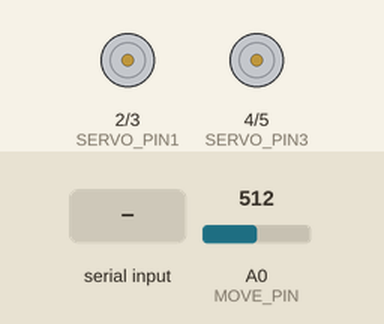
Recording of a sketch running on a simulated Arduino Uno, built with avr-gcc and run on an emulated ATmega328P. Parts: motor-driver pin pairs drawn as motors (green arrow = first pin HIGH = forward, orange = second pin HIGH = backward, longer = more drive). The test bench sets the inputs (shaded band); at power-on: A0 (MOVE_PIN) = 512.

Above: at 1.2 s.
1.3 s: "1" received over Serial
At 2.5 s:
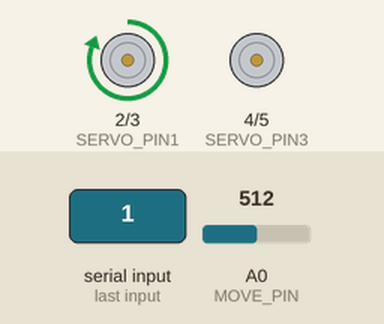
2.8 s: A0 (MOVE_PIN) set to 1004
4.3 s: A0 (MOVE_PIN) set to 1023
At 4.9 s:
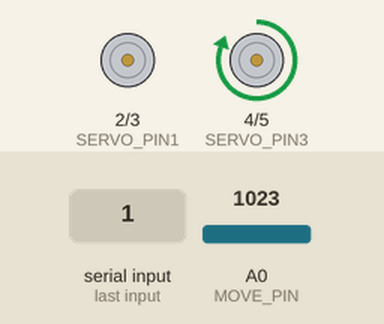
Timing chart, 0 to 7.3 s (numbered marks = the images above; inputs shaded):
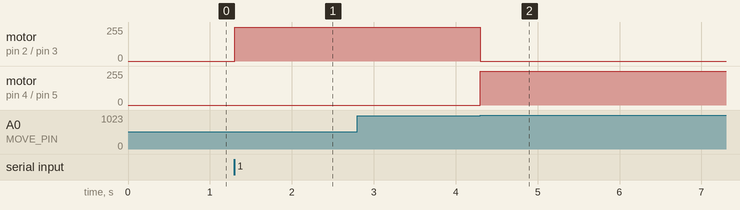

The sketch:

BeerBotReed.ino.ino
```cpp
#include <stdio.h>
#define BUTTON_ON 1023
#define BUTTON_OFF 0
#define COUNTER_MAX 530
#define COUNTER_MIN 0
#define SERVO_PIN1 2
#define SERVO_PIN2 3
#define SERVO_PIN3 4
#define SERVO_PIN4 5
#define MOVE_PIN 0
#define RESET_PIN 0
#define SAD_BYTE 49
#define HAPPY_BYTE 50

int currentStep = 0;
int counter = 0;


void setup() {
  // Set our pins
  pinMode(SERVO_PIN1, OUTPUT);
  pinMode(SERVO_PIN2, OUTPUT);
  pinMode(SERVO_PIN3, OUTPUT);
  pinMode(SERVO_PIN4, OUTPUT);
  // Cycle motor
  digitalWrite(SERVO_PIN1, LOW);
  digitalWrite(SERVO_PIN2, LOW);
  digitalWrite(SERVO_PIN3, LOW);
  digitalWrite(SERVO_PIN4, LOW);

  Serial.begin(9600);
}

void cycleMotor(int phase) {
  switch(phase) {
        case 0:
          digitalWrite(SERVO_PIN1, HIGH);
          digitalWrite(SERVO_PIN2, LOW);
          digitalWrite(SERVO_PIN3, LOW);
          digitalWrite(SERVO_PIN4, LOW);
          break;
        case 1:
          digitalWrite(SERVO_PIN1, LOW);
          digitalWrite(SERVO_PIN2, HIGH);
          digitalWrite(SERVO_PIN3, LOW);
          digitalWrite(SERVO_PIN4, LOW);
          break;
        case 2:
          digitalWrite(SERVO_PIN1, LOW);
          digitalWrite(SERVO_PIN2, LOW);
          digitalWrite(SERVO_PIN3, HIGH);
          digitalWrite(SERVO_PIN4, LOW);
          break;
        case 3:
          digitalWrite(SERVO_PIN1, LOW);
          digitalWrite(SERVO_PIN2, LOW);
          digitalWrite(SERVO_PIN3, LOW);
          digitalWrite(SERVO_PIN4, HIGH);
          break;
  }
}

void pour() {
  if(counter < COUNTER_MAX) {
    cycleMotor(currentStep);
    currentStep = (currentStep+1) % 4;
    int pourSpeed = (counter > 350)? 30 : 10;
    delay(pourSpeed);
    counter++;
  }
}

void reset() {
  if(counter > COUNTER_MIN) {
      cycleMotor(3 - currentStep);
      currentStep = (currentStep + 1) % 4;
      delay(10);
      counter--;
  }
}

void loop() {
  if(analogRead(RESET_PIN) == BUTTON_ON) {
    reset();
  } else if(analogRead(MOVE_PIN) == BUTTON_ON) {
      pour();
  } else if(Serial.available() > 0) {
    char incomingByte = Serial.read();
    if(incomingByte == SAD_BYTE) {
      pour();
    } else if(incomingByte == HAPPY_BYTE) {
      reset();
    }
  }
}
```

Measured:
- the behaviour switches between 1022 and 1023 on A0 (MOVE_PIN) (found by bisection; images 1 and 2)
- after the input at 1.3 s, motor on pin 2 (SERVO_PIN1) / pin 3 (SERVO_PIN2): stopped → forward 255/255 at once
- after the input at 2.8 s, every drawn part: stays the same
- after the input at 4.3 s, motor on pin 2 (SERVO_PIN1) / pin 3 (SERVO_PIN2): forward 255/255 → stopped at once; motor on pin 4 (SERVO_PIN3) / pin 5 (SERVO_PIN4): stopped → forward 255/255 at once
